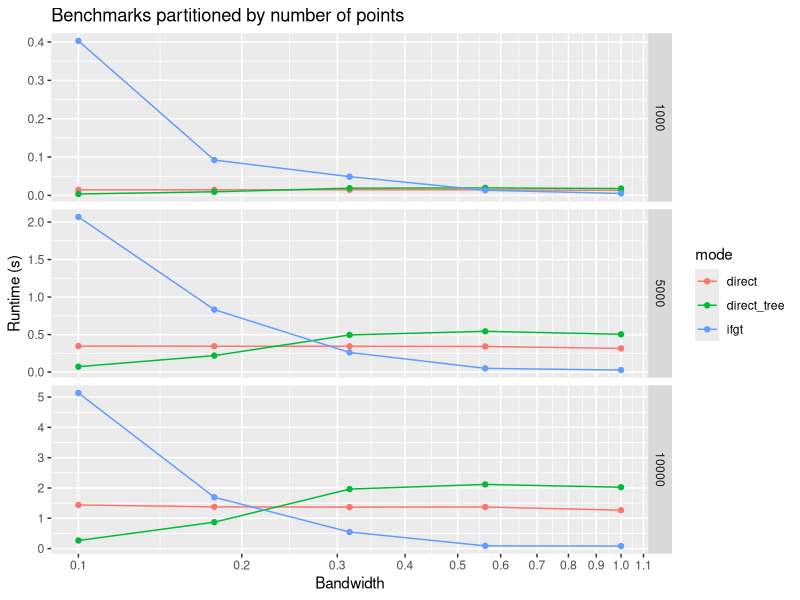

R code for this plot:
library(ggplot2)
bench <- read.table("2016-02-22-clang-700.1.81-x86_64-apple-darwin15.3.0.txt",
                    col.names = c("mode", "rows", "cols", "bandwidth",
                                  "X1", "X2", "X3", "X4", "X5"))
bench$rows <- factor(bench$rows)
bench$runtime <- rowMeans(subset(bench, select = c(X1, X2, X3, X4, X5)))
bench$runtime.stdev <- apply(subset(bench, select = c(X1, X2, X3, X4, X5)), 1, sd)

p <- ggplot(bench, aes(bandwidth, runtime, colour = mode)) +
  facet_grid(rows ~ ., scales = "free_y") +
  geom_line() +
  geom_point() +
  scale_x_log10(breaks = scales::pretty_breaks(n = 8)) +
  xlab("Bandwidth") +
  ylab("Runtime (s)") +
  ggtitle("Benchmarks partitioned by number of points")
ggsave("../img/2016-02-22-clang-700.1.81.x86_64-apple-darwin15.3.0.png", dpi = 100)
